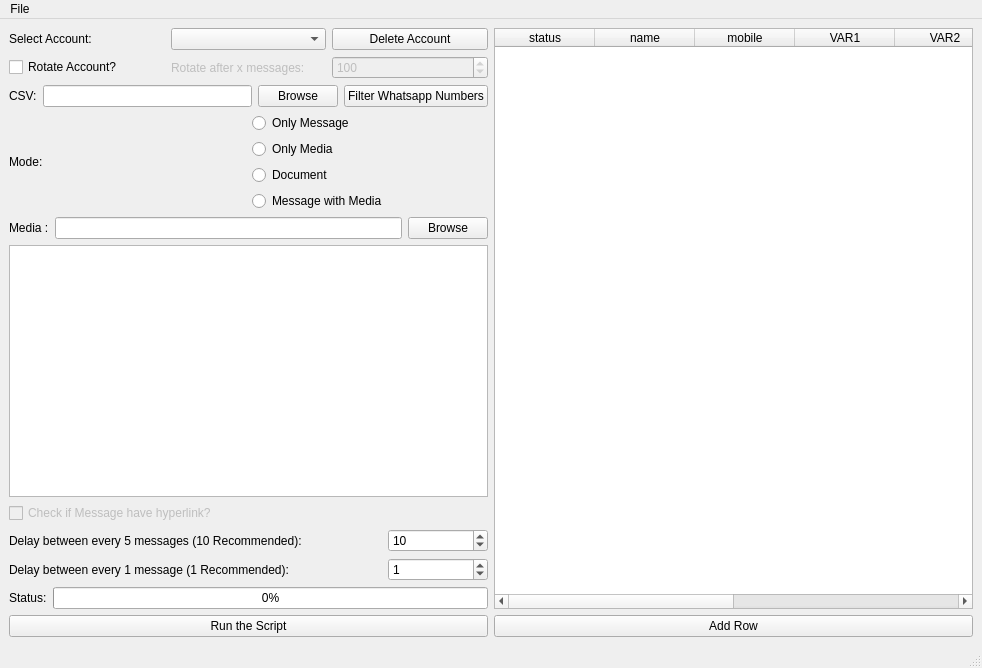
<?xml version="1.0" encoding="UTF-8"?>
<ui version="4.0">
 <class>MainWindow</class>
 <widget class="QMainWindow" name="MainWindow">
  <property name="geometry">
   <rect>
    <x>0</x>
    <y>0</y>
    <width>982</width>
    <height>668</height>
   </rect>
  </property>
  <property name="windowTitle">
   <string>Bulk Whatsapp Sender</string>
  </property>
  <property name="windowIcon">
   <iconset>
    <normaloff>myico.ico</normaloff>myico.ico</iconset>
  </property>
  <property name="windowOpacity">
   <double>1.000000000000000</double>
  </property>
  <property name="tabShape">
   <enum>QTabWidget::Triangular</enum>
  </property>
  <widget class="QWidget" name="centralwidget">
   <layout class="QVBoxLayout" name="verticalLayout">
    <item>
     <layout class="QHBoxLayout" name="horizontalLayout_10">
      <item>
       <layout class="QVBoxLayout" name="verticalLayout_2">
        <item>
         <layout class="QHBoxLayout" name="horizontalLayout_8">
          <item>
           <widget class="QLabel" name="label_4">
            <property name="text">
             <string>Select Account: </string>
            </property>
           </widget>
          </item>
          <item>
           <widget class="QComboBox" name="selectAccount"/>
          </item>
          <item>
           <widget class="QPushButton" name="deleteAccount">
            <property name="text">
             <string>Delete Account</string>
            </property>
           </widget>
          </item>
         </layout>
        </item>
        <item>
         <layout class="QHBoxLayout" name="horizontalLayout_7">
          <item>
           <widget class="QCheckBox" name="isRotateCB">
            <property name="text">
             <string>Rotate Account?</string>
            </property>
           </widget>
          </item>
          <item>
           <widget class="QLabel" name="rotateAccLabel">
            <property name="enabled">
             <bool>false</bool>
            </property>
            <property name="text">
             <string>Rotate after x messages:</string>
            </property>
           </widget>
          </item>
          <item>
           <widget class="QSpinBox" name="rotateAccSpin">
            <property name="enabled">
             <bool>false</bool>
            </property>
            <property name="minimum">
             <number>1</number>
            </property>
            <property name="maximum">
             <number>999999999</number>
            </property>
            <property name="value">
             <number>100</number>
            </property>
           </widget>
          </item>
         </layout>
        </item>
        <item>
         <layout class="QHBoxLayout" name="horizontalLayout">
          <item>
           <widget class="QLabel" name="csvLabel">
            <property name="text">
             <string>CSV:</string>
            </property>
           </widget>
          </item>
          <item>
           <widget class="QLineEdit" name="csvInput"/>
          </item>
          <item>
           <widget class="QPushButton" name="csvBrowse">
            <property name="text">
             <string>Browse</string>
            </property>
           </widget>
          </item>
          <item>
           <widget class="QPushButton" name="filterCsv">
            <property name="text">
             <string>Filter Whatsapp Numbers</string>
            </property>
           </widget>
          </item>
         </layout>
        </item>
        <item>
         <layout class="QHBoxLayout" name="horizontalLayout_2">
          <item>
           <widget class="QLabel" name="modelLabel">
            <property name="text">
             <string>Mode:</string>
            </property>
           </widget>
          </item>
          <item>
           <layout class="QVBoxLayout" name="verticalLayout_3">
            <item>
             <widget class="QRadioButton" name="onlyMessage">
              <property name="text">
               <string>Only Message</string>
              </property>
             </widget>
            </item>
            <item>
             <widget class="QRadioButton" name="onlyMedia">
              <property name="enabled">
               <bool>true</bool>
              </property>
              <property name="text">
               <string>Only Media</string>
              </property>
             </widget>
            </item>
            <item>
             <widget class="QRadioButton" name="attachDocument">
              <property name="text">
               <string>Document</string>
              </property>
             </widget>
            </item>
            <item>
             <widget class="QRadioButton" name="messageWithMedia">
              <property name="text">
               <string>Message with Media</string>
              </property>
             </widget>
            </item>
           </layout>
          </item>
         </layout>
        </item>
        <item>
         <layout class="QHBoxLayout" name="horizontalLayout_3">
          <item>
           <widget class="QLabel" name="mediaLabel">
            <property name="text">
             <string>Media :</string>
            </property>
           </widget>
          </item>
          <item>
           <widget class="QLineEdit" name="mediaInput"/>
          </item>
          <item>
           <widget class="QPushButton" name="mediaBrowse">
            <property name="text">
             <string>Browse</string>
            </property>
           </widget>
          </item>
         </layout>
        </item>
        <item>
         <layout class="QHBoxLayout" name="horizontalLayout_4">
          <item>
           <layout class="QVBoxLayout" name="verticalLayout_4">
            <item>
             <widget class="QPlainTextEdit" name="messageInput">
              <property name="enabled">
               <bool>true</bool>
              </property>
             </widget>
            </item>
            <item>
             <widget class="QCheckBox" name="hasLink">
              <property name="enabled">
               <bool>false</bool>
              </property>
              <property name="text">
               <string>Check if Message have hyperlink?</string>
              </property>
             </widget>
            </item>
            <item>
             <layout class="QHBoxLayout" name="horizontalLayout_11"/>
            </item>
           </layout>
          </item>
         </layout>
        </item>
        <item>
         <layout class="QHBoxLayout" name="horizontalLayout_12">
          <item>
           <widget class="QLabel" name="label_2">
            <property name="text">
             <string>Delay between every 5 messages (10 Recommended):</string>
            </property>
           </widget>
          </item>
          <item>
           <widget class="QSpinBox" name="intervalSpin">
            <property name="maximumSize">
             <size>
              <width>100</width>
              <height>16777215</height>
             </size>
            </property>
            <property name="minimum">
             <number>5</number>
            </property>
            <property name="value">
             <number>10</number>
            </property>
           </widget>
          </item>
         </layout>
        </item>
        <item>
         <layout class="QHBoxLayout" name="horizontalLayout_6">
          <item>
           <widget class="QLabel" name="label_3">
            <property name="text">
             <string>Delay between every 1 message (1 Recommended):</string>
            </property>
           </widget>
          </item>
          <item>
           <widget class="QSpinBox" name="singleInterval">
            <property name="maximumSize">
             <size>
              <width>100</width>
              <height>16777215</height>
             </size>
            </property>
            <property name="value">
             <number>1</number>
            </property>
           </widget>
          </item>
         </layout>
        </item>
        <item>
         <layout class="QHBoxLayout" name="horizontalLayout_9">
          <item>
           <widget class="QLabel" name="statusLabel">
            <property name="text">
             <string>Status:</string>
            </property>
           </widget>
          </item>
          <item>
           <widget class="QProgressBar" name="progressBar">
            <property name="value">
             <number>0</number>
            </property>
           </widget>
          </item>
         </layout>
        </item>
        <item>
         <layout class="QHBoxLayout" name="horizontalLayout_5">
          <item>
           <widget class="QPushButton" name="runScript">
            <property name="text">
             <string>Run the Script</string>
            </property>
           </widget>
          </item>
         </layout>
        </item>
       </layout>
      </item>
      <item>
       <layout class="QVBoxLayout" name="verticalLayout_5">
        <item>
         <widget class="QTableWidget" name="tableWidget">
          <column>
           <property name="text">
            <string>status</string>
           </property>
          </column>
          <column>
           <property name="text">
            <string>name</string>
           </property>
          </column>
          <column>
           <property name="text">
            <string>mobile</string>
           </property>
          </column>
          <column>
           <property name="text">
            <string>VAR1</string>
           </property>
          </column>
          <column>
           <property name="text">
            <string>VAR2</string>
           </property>
          </column>
          <column>
           <property name="text">
            <string>VAR3</string>
           </property>
          </column>
          <column>
           <property name="text">
            <string>VAR4</string>
           </property>
          </column>
          <column>
           <property name="text">
            <string>VAR5</string>
           </property>
          </column>
         </widget>
        </item>
        <item>
         <widget class="QPushButton" name="addRow">
          <property name="text">
           <string>Add Row</string>
          </property>
         </widget>
        </item>
       </layout>
      </item>
     </layout>
    </item>
   </layout>
  </widget>
  <widget class="QMenuBar" name="menubar">
   <property name="geometry">
    <rect>
     <x>0</x>
     <y>0</y>
     <width>982</width>
     <height>22</height>
    </rect>
   </property>
   <widget class="QMenu" name="menuFile">
    <property name="title">
     <string>File</string>
    </property>
    <addaction name="addAccount"/>
    <addaction name="actionDownload_Sample_CSV"/>
   </widget>
   <addaction name="menuFile"/>
  </widget>
  <widget class="QStatusBar" name="statusbar"/>
  <action name="file_register">
   <property name="text">
    <string>Register Software...</string>
   </property>
  </action>
  <action name="addAccount">
   <property name="text">
    <string>Add Account</string>
   </property>
  </action>
  <action name="actionDownload_Sample_CSV">
   <property name="text">
    <string>Download Sample CSV</string>
   </property>
  </action>
 </widget>
 <resources/>
 <connections/>
</ui>
